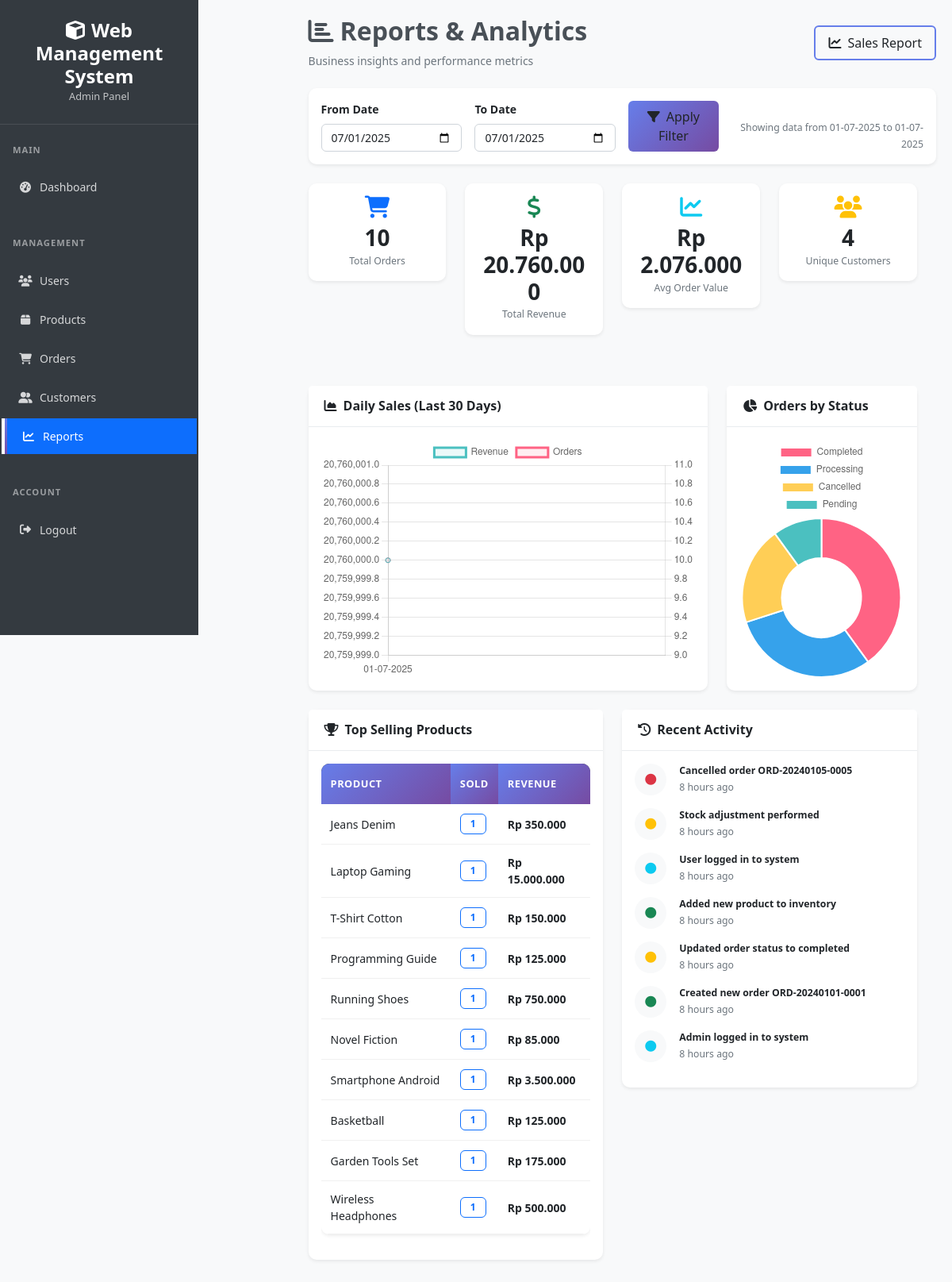
Page /admin/reports/index.php (signed in) on the committed database.
### tables this page shows
CREATE TABLE activity_logs (
    id INT PRIMARY KEY AUTO_INCREMENT,
    user_id INT,
    action VARCHAR(50) NOT NULL,
    table_affected VARCHAR(50),
    record_id INT,
    description TEXT,
    ip_address VARCHAR(45),
    user_agent TEXT,
    timestamp TIMESTAMP DEFAULT CURRENT_TIMESTAMP,
    FOREIGN KEY (user_id) REFERENCES users(id) ON DELETE SET NULL
);

### includes/functions.php (called while the page is built, shortened)
<?php
require_once dirname(__DIR__) . '/config/database.php';
function formatDate($date, $format = DISPLAY_DATE_FORMAT) {
    return date($format, strtotime($date));
}
function timeAgo($datetime) {
    $time = time() - strtotime($datetime);
    if ($time < 86400) return floor($time/3600) . ' hours ago';
    return floor($time/31536000) . ' years ago';
}
function formatCurrency($amount, $currency = 'IDR') {
    if ($currency === 'IDR') {
        return 'Rp ' . number_format($amount, 0, ',', '.');
    }
    return '$' . number_format($amount, 2, '.', ',');
}
?>

### config/database.php (called while the page is built, shortened)
<?php
class Database {
    private $host = '127.0.0.1';
    private $dbname = 'web_app_db';
    private $username = 'root';
    private $password = '';
    private $charset = 'utf8mb4';
    private $pdo;
    public function connect() {
        if ($this->pdo === null) {
            try {
                $dsn = "mysql:host={$this->host};dbname={$this->dbname};charset={$this->charset}";
                $options = [
                    PDO::ATTR_ERRMODE => PDO::ERRMODE_EXCEPTION,
                    PDO::ATTR_DEFAULT_FETCH_MODE => PDO::FETCH_ASSOC,
                    PDO::ATTR_EMULATE_PREPARES => false,
                    PDO::MYSQL_ATTR_INIT_COMMAND => "SET NAMES {$this->charset}"
                ];
                $this->pdo = new PDO($dsn, $this->username, $this->password, $options);
            } catch (PDOException $e) {
                error_log("Database connection error: " . $e->getMessage());
                die("Database connection failed. Please check configuration.");
            }
        }
        return $this->pdo;
    }
}
$database = new Database();
$pdo = $database->connect();
function getDB() {
    global $pdo;
    return $pdo;
}
function executeQuery($sql, $params = []) {
    try {
        $pdo = getDB();
        $stmt = $pdo->prepare($sql);
        $stmt->execute($params);
        return $stmt;
    } catch (PDOException $e) {
        error_log("Query error: " . $e->getMessage());
        throw new Exception("Database query failed");
    }
}
function getRecord($sql, $params = []) {
    $stmt = executeQuery($sql, $params);
    return $stmt->fetch();
}
function getRecords($sql, $params = []) {
    $stmt = executeQuery($sql, $params);
    return $stmt->fetchAll();
}
?>

### admin/reports/index.php (the view, shortened to what this page needs)
<?php
require_once '../../includes/functions.php';
$date_from = $_GET['date_from'] ?? date('Y-m-01');
$date_to = $_GET['date_to'] ?? date('Y-m-d');
$sales_data = getRecord("
    SELECT
        COUNT(o.id) as total_orders,
        COALESCE(SUM(od.quantity * od.price), 0) as total_revenue,
        COALESCE(AVG(od.quantity * od.price), 0) as avg_order_value,
        COUNT(DISTINCT o.customer_id) as unique_customers
    FROM orders o
    LEFT JOIN order_details od ON o.id = od.order_id
    WHERE DATE(o.order_date) BETWEEN ? AND ?
", [$date_from, $date_to]);
$orders_by_status = getRecords("
    SELECT
        status,
        COUNT(*) as count,
        COALESCE(SUM(od.quantity * od.price), 0) as revenue
    FROM orders o
    LEFT JOIN order_details od ON o.id = od.order_id
    WHERE DATE(o.order_date) BETWEEN ? AND ?
    GROUP BY status
    ORDER BY count DESC
", [$date_from, $date_to]);
$daily_sales = getRecords("
    SELECT
        DATE(o.order_date) as date,
        COUNT(o.id) as orders,
        COALESCE(SUM(od.quantity * od.price), 0) as revenue
    FROM orders o
    LEFT JOIN order_details od ON o.id = od.order_id
    WHERE DATE(o.order_date) >= DATE_SUB(CURDATE(), INTERVAL 30 DAY)
    GROUP BY DATE(o.order_date)
    ORDER BY date DESC
    LIMIT 30
");
$top_products = getRecords("
    SELECT
        p.name,
        SUM(od.quantity) as total_sold,
        SUM(od.quantity * od.price) as total_revenue
    FROM order_details od
    JOIN products p ON od.product_id = p.id
    JOIN orders o ON od.order_id = o.id
    WHERE DATE(o.order_date) BETWEEN ? AND ?
    GROUP BY p.id, p.name
    ORDER BY total_sold DESC
    LIMIT 10
", [$date_from, $date_to]);
$recent_activities = getRecords("
    SELECT * FROM activity_logs
    WHERE timestamp >= DATE_SUB(NOW(), INTERVAL 7 DAY)
    ORDER BY timestamp DESC
    LIMIT 20
");
include '../../includes/header.php';
?>
<div class="d-flex">
    <?php include '../../includes/admin_sidebar.php'; ?>
    <div class="admin-content flex-grow-1">
        <div class="d-flex justify-content-between align-items-center mb-4">
            <div>
                <h2><i class="fas fa-chart-bar me-2"></i>Reports & Analytics</h2>
                <p class="text-muted mb-0">Business insights and performance metrics</p>
            </div>
            <div class="d-flex gap-2">
                <a href="sales.php" class="btn btn-outline-primary">
                    <i class="fas fa-chart-line me-2"></i>Sales Report
                </a>
            </div>
        </div>
        <div class="card mb-4">
            <div class="card-body">
                <form method="GET" class="row g-3 align-items-end">
                    <div class="col-md-3">
                        <label class="form-label">From Date</label>
                        <input type="date" name="date_from" class="form-control"
                               value="<?= htmlspecialchars($date_from) ?>">
                    </div>
                    <div class="col-md-3">
                        <label class="form-label">To Date</label>
                        <input type="date" name="date_to" class="form-control"
                               value="<?= htmlspecialchars($date_to) ?>">
                    </div>
                    <div class="col-md-2">
                        <button type="submit" class="btn btn-primary">
                            <i class="fas fa-filter me-2"></i>Apply Filter
                        </button>
                    </div>
                    <div class="col-md-4 text-end">
                        <small class="text-muted">
                            Showing data from <?= formatDate($date_from) ?> to <?= formatDate($date_to) ?>
                        </small>
                    </div>
                </form>
            </div>
        </div>
        <div class="row mb-4">
            <div class="col-md-3">
                <div class="card text-center">
                    <div class="card-body">
                        <i class="fas fa-shopping-cart fa-2x text-primary mb-2"></i>
                        <h3 class="mb-0"><?= number_format($sales_data['total_orders']) ?></h3>
                        <small class="text-muted">Total Orders</small>
                    </div>
                </div>
            </div>
            <div class="col-md-3">
                <div class="card text-center">
                    <div class="card-body">
                        <i class="fas fa-dollar-sign fa-2x text-success mb-2"></i>
                        <h3 class="mb-0"><?= formatCurrency($sales_data['total_revenue']) ?></h3>
                        <small class="text-muted">Total Revenue</small>
                    </div>
                </div>
            </div>
            <div class="col-md-3">
                <div class="card text-center">
                    <div class="card-body">
                        <i class="fas fa-chart-line fa-2x text-info mb-2"></i>
                        <h3 class="mb-0"><?= formatCurrency($sales_data['avg_order_value']) ?></h3>
                        <small class="text-muted">Avg Order Value</small>
                    </div>
                </div>
            </div>
            <div class="col-md-3">
                <div class="card text-center">
                    <div class="card-body">
                        <i class="fas fa-users fa-2x text-warning mb-2"></i>
                        <h3 class="mb-0"><?= number_format($sales_data['unique_customers']) ?></h3>
                        <small class="text-muted">Unique Customers</small>
                    </div>
                </div>
            </div>
        </div>
        <div class="row">
            <div class="col-lg-8">
                <div class="card mb-4">
                    <div class="card-header">
                        <h6 class="mb-0"><i class="fas fa-chart-area me-2"></i>Daily Sales (Last 30 Days)</h6>
                    </div>
                    <div class="card-body">
                        <canvas id="salesChart" height="300"></canvas>
                    </div>
                </div>
            </div>
            <div class="col-lg-4">
                <div class="card mb-4">
                    <div class="card-header">
                        <h6 class="mb-0"><i class="fas fa-pie-chart me-2"></i>Orders by Status</h6>
                    </div>
                    <div class="card-body">
                        <canvas id="statusChart" height="300"></canvas>
                    </div>
                </div>
            </div>
        </div>
        <div class="row">
            <div class="col-lg-6">
                <div class="card">
                    <div class="card-header">
                        <h6 class="mb-0"><i class="fas fa-trophy me-2"></i>Top Selling Products</h6>
                    </div>
                    <div class="card-body">
                        <?php if (empty($top_products)): ?>
                            <div class="text-center py-3">
                                <i class="fas fa-box fa-2x text-muted mb-2"></i>
                                <p class="text-muted">No product sales data available</p>
                            </div>
                        <?php else: ?>
                            <div class="table-responsive">
                                <table class="table table-sm">
                                    <thead>
                                        <tr>
                                            <th>Product</th>
                                            <th>Sold</th>
                                            <th>Revenue</th>
                                        </tr>
                                    </thead>
                                    <tbody>
                                        <?php foreach ($top_products as $product): ?>
                                            <tr>
                                                <td><?= htmlspecialchars($product['name']) ?></td>
                                                <td>
                                                    <span class="badge bg-primary"><?= number_format($product['total_sold']) ?></span>
                                                </td>
                                                <td class="fw-bold"><?= formatCurrency($product['total_revenue']) ?></td>
                                            </tr>
                                        <?php endforeach; ?>
                                    </tbody>
                                </table>
                            </div>
                        <?php endif; ?>
                    </div>
                </div>
            </div>
            <div class="col-lg-6">
                <div class="card">
                    <div class="card-header">
                        <h6 class="mb-0"><i class="fas fa-history me-2"></i>Recent Activity</h6>
                    </div>
                    <div class="card-body">
                        <?php if (empty($recent_activities)): ?>
                            <div class="text-center py-3">
                                <i class="fas fa-history fa-2x text-muted mb-2"></i>
                                <p class="text-muted">No recent activity</p>
                            </div>
                        <?php else: ?>
                            <div class="activity-list" style="max-height: 400px; overflow-y: auto;">
                                <?php foreach ($recent_activities as $activity): ?>
                                    <div class="d-flex align-items-start mb-3">
                                        <div class="activity-icon me-3">
                                            <?php
                                            $icon_colors = [
                                                'CREATE' => 'success',
                                                'UPDATE' => 'warning',
                                                'DELETE' => 'danger',
                                                'LOGIN' => 'info',
                                                'LOGOUT' => 'secondary'
                                            ];
                                            $color = $icon_colors[$activity['action']] ?? 'primary';
                                            ?>
                                            <i class="fas fa-circle text-<?= $color ?>"></i>
                                        </div>
                                        <div class="flex-grow-1">
                                            <div class="fw-bold small"><?= htmlspecialchars($activity['description']) ?></div>
                                            <small class="text-muted">
                                                <?= timeAgo($activity['timestamp']) ?>
                                            </small>
                                        </div>
                                    </div>
                                <?php endforeach; ?>
                            </div>
                        <?php endif; ?>
                    </div>
                </div>
            </div>
        </div>
    </div>
</div>
<script>
// Sales Chart
const salesCtx = document.getElementById('salesChart').getContext('2d');
const salesChart = new Chart(salesCtx, {
    type: 'line',
    data: {
        labels: [<?= implode(',', array_map(function($item) { return '"' . formatDate($item['date']) . '"'; }, array_reverse($daily_sales))) ?>],
        datasets: [{
            label: 'Revenue',
            data: [<?= implode(',', array_map(function($item) { return $item['revenue']; }, array_reverse($daily_sales))) ?>],
            borderColor: 'rgb(75, 192, 192)',
            backgroundColor: 'rgba(75, 192, 192, 0.1)',
            tension: 0.1
        }, {
            label: 'Orders',
            data: [<?= implode(',', array_map(function($item) { return $item['orders']; }, array_reverse($daily_sales))) ?>],
            borderColor: 'rgb(255, 99, 132)',
            backgroundColor: 'rgba(255, 99, 132, 0.1)',
            tension: 0.1,
            yAxisID: 'y1'
        }]
    },
    options: {
        responsive: true,
        maintainAspectRatio: false,
        scales: {
            y: {
                type: 'linear',
                display: true,
                position: 'left',
            },
            y1: {
                type: 'linear',
                display: true,
                position: 'right',
                grid: {
                    drawOnChartArea: false,
                },
            }
        }
    }
});
// Status Chart
const statusCtx = document.getElementById('statusChart').getContext('2d');
const statusChart = new Chart(statusCtx, {
    type: 'doughnut',
    data: {
        labels: [<?= implode(',', array_map(function($item) { return '"' . ucfirst($item['status']) . '"'; }, $orders_by_status)) ?>],
        datasets: [{
            data: [<?= implode(',', array_map(function($item) { return $item['count']; }, $orders_by_status)) ?>],
            backgroundColor: [
                '#FF6384',
                '#36A2EB',
                '#FFCE56',
                '#4BC0C0',
                '#9966FF',
                '#FF9F40'
            ]
        }]
    },
    options: {
        responsive: true,
        maintainAspectRatio: false
    }
});
</script>

### rows in the picture
activity_logs: description "Cancelled order ORD-20240105-0005", timestamp "8 hours ago"
activity_logs: description "Stock adjustment performed", timestamp "8 hours ago"
activity_logs: description "User logged in to system", timestamp "8 hours ago"
activity_logs: description "Added new product to inventory", timestamp "8 hours ago"
activity_logs: description "Updated order status to completed", timestamp "8 hours ago"
activity_logs: description "Created new order ORD-20240101-0001", timestamp "8 hours ago"
activity_logs: description "Admin logged in to system", timestamp "8 hours ago"

### other values in the picture
APP_NAME "Web Management System"
$sales_data['total_orders'] "10"
formatCurrency($sales_data['total_revenue']) "Rp 20.760.000"
formatCurrency($sales_data['avg_order_value']) "Rp 2.076.000"
$sales_data['unique_customers'] "4"
$product['name'] "Jeans Denim"
$product['total_sold'] "1"
formatCurrency($product['total_revenue']) "Rp 350.000"
$product['name'] "Laptop Gaming"
formatCurrency($product['total_revenue']) "Rp 15.000.000"
$product['name'] "T-Shirt Cotton"
formatCurrency($product['total_revenue']) "Rp 150.000"
$product['name'] "Programming Guide"
formatCurrency($product['total_revenue']) "Rp 125.000"
$product['name'] "Running Shoes"
